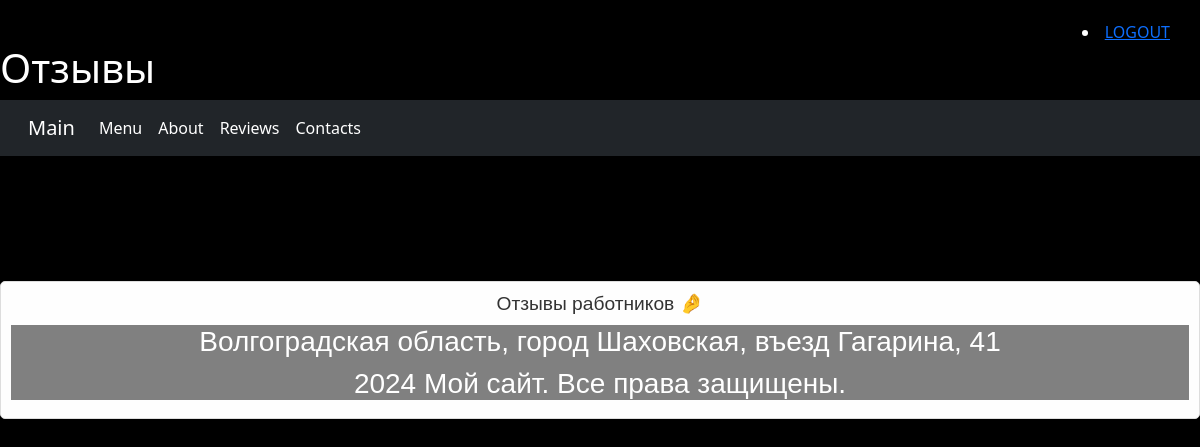
The page /reviews/ on the database as committed earlier.
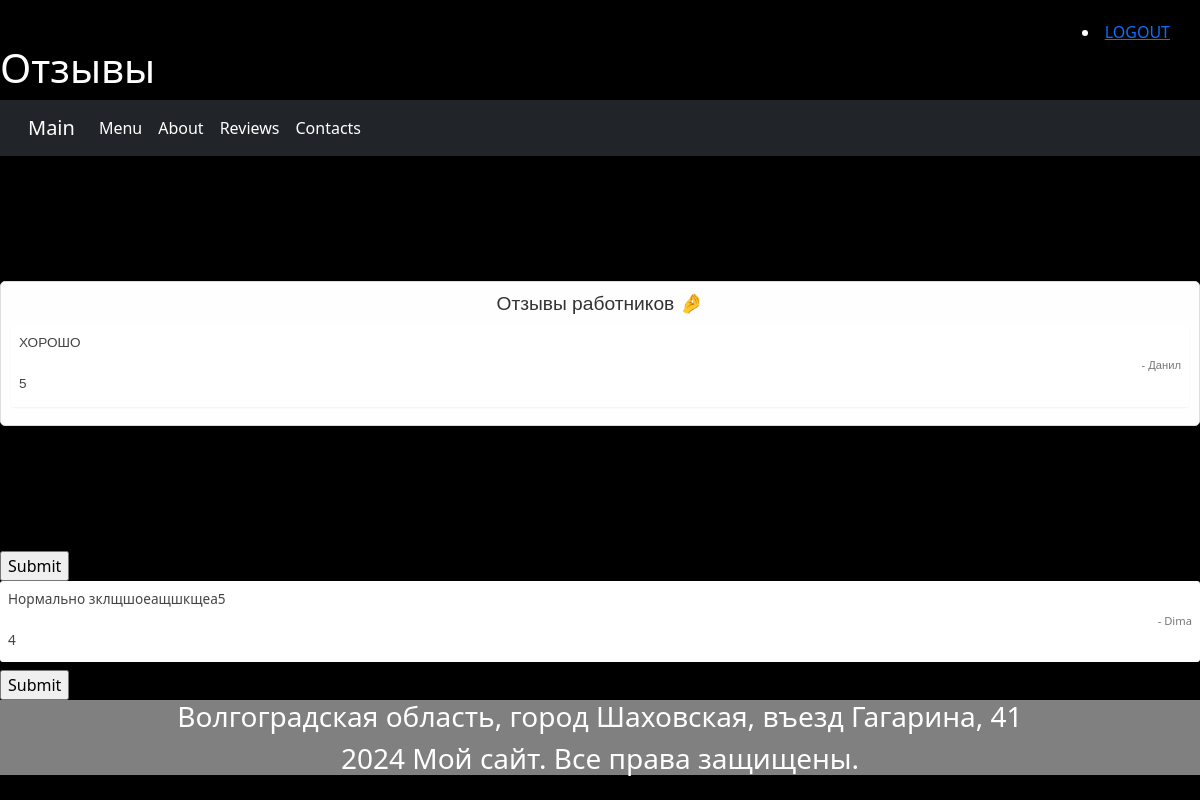
The same page on the database as committed later.
### reviews/models.py (models this page shows)
class Reviews(models.Model):
    RATING_CHOICES = (
        ('1', "Плохо"),
        ('2', "Неочень"),
        ('3', "Удовлетворительно"),
        ('4', "Хорошо"),
        ('5', "Отлично"),
         )
    review = models.TextField()
    reviewer = models.CharField(max_length=250)
    rating = models.TextField(choices= RATING_CHOICES)
    is_published = models.BooleanField(default=False)
    date_writing = models.DateTimeField(auto_now_add=True)

### reviews/views.py (the view)
# urls.py: path('', views.reviews, name='reviews'),
def reviews(request):
    rev = Reviews.objects.all()
    form = ReviewForm()
    context = {
        "rev": rev,
        'form': form
    }
    return render(request, 'reviews/reviews.html', context)

### reviews/forms.py
class ReviewForm(forms.Form):
    model = Reviews
    fields = ['review', 'reviewer', 'rating']
    widgets = {
        'rating': forms.CheckboxSelectMultiple(),
    }

### reviews/templates/reviews/reviews.html (shortened to what this page needs)
{% extends 'main/base.html' %}
{% block content %}
<h1> Отзывы </h1>
{% include 'main/navbar.html' %}
<body>
    <div class="simple-reviews-block">
  <h2>Отзывы работников 🤌</h2>
{% for reviews in  rev %}
  <div class="review-card">
    <p> {{ reviews.review }} </p>
    <small>- {{ reviews.reviewer }} </small>
      <p>{{ reviews.rating }}</p>
  </div>
</div>
<div>
    <form class="form" method="POST" enctype="multipart/form-data">
                <input type="submit" value="Submit"/>
            </form>
</div>
</body>
{% endfor %}
<center>
<div class="clas">
 <h3>  Волгоградская область, город Шаховская, въезд Гагарина, 41 </h3>
 <h3> 2024 Мой сайт. Все права защищены. </h3>
</div>
</center>
{% endblock %}

### main/templates/main/base.html (shortened to what this page needs)
{% load static %}
<!DOCTYPE html>
<html lang="en">
<head>
    <link rel="stylesheet" href="{% static 'styles/bootstrap.css' %}">
    <link rel="stylesheet" href="{% static 'styles/bootstrap.min.css' %}">
    <link rel="stylesheet" href="{% static 'styles/bootstrap.rtl.css' %}">
    <link rel="stylesheet" href="{% static 'styles/bootstrap.rtl.min.css' %}">
</head>
<body>
<div style="text-align: right; margin-right: 30px; margin-top: 20px;">
    <li><a href="{% url 'logoutuser' %}">LOGOUT</a></li>
</div>
{% block content %}
{% endblock %}
</body>
</html>

### main/templates/main/navbar.html (shortened to what this page needs)
<header>
<nav class="navbar navbar-dark bg-dark navbar-expand-lg">
  <div class="container-fluid">
    <a class="navbar-brand" href="{% url 'main' %}">Main</a>
    <div class="collapse navbar-collapse" id="navbarNav">
      <ul class="navbar-nav">
        <li class="nav-item">
          <a class="nav-link active" aria-current="page" href="{% url 'menu' %}">Menu</a>
        </li>
        <li class="nav-item">
          <a class="nav-link active" href="{% url 'about' %}">About</a>
        </li>
        <li class="nav-item">
          <a class="nav-link active" href="{% url 'reviews' %}">Reviews</a>
        </li>
        <li class="nav-item">
          <a class="nav-link active" href="{% url 'contacts' %}">Contacts</a>
        </li>
      </ul>
    </div>
  </div>
</nav>
</header>

### main/templates/main/base.html (style rules this page uses)
body { background-color: black; color: white; }

### reviews/templates/reviews/reviews.html (style rules this page uses)
.clas { background-color: grey; }
.simple-reviews-block { font-family: sans-serif; padding: 10px; border: 1px solid #ddd; border-radius: 5px; background-color: #fefefe; max-width: 1300px; margin: 125px auto; }
.simple-reviews-block h2 { text-align: center; color: #333; font-size: 1.2em; margin-bottom: 10px; }
.review-card { background-color: #fff; padding: 8px; margin-bottom: 8px; border-radius: 3px; box-shadow: 0 1px 2px rgba(0,0,0,0.05); }
.review-card p { margin: 0 0 4px 0; color: #444; font-size: 0.85em; }
.review-card small { color: #777; font-size: 0.7em; display: block; text-align: right; }

Rows that differ between the two databases and show on the page:
added Reviews: review "ХОРОШО", reviewer "Данил", rating "5"
added Reviews: review "Нормально зклщшоеащшкщеа5", reviewer "Dima", rating "4"
